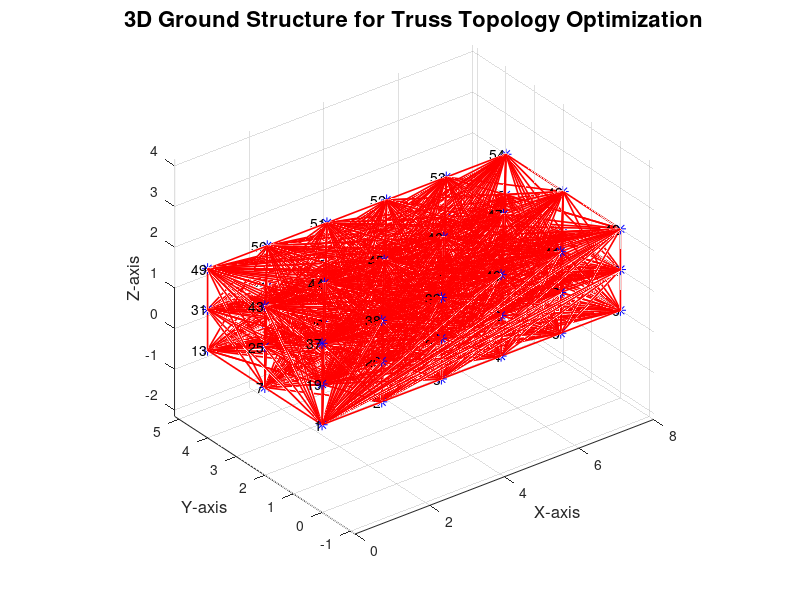

Here is the MATLAB script that generated this plot:
%
% A program to generate the ground structure for truss topology optimization in 3D
%

% Clear workspace
clear all
clc

% User inputs
Lx = 8; % Length along x-axis
Ly = 4; % Length along y-axis
Lz = 2; % Length along z-axis
nNodex = 6; % Number of nodes along x-axis
nNodey = 3; % Number of nodes along y-axis
nNodez = 3; % Number of nodes along z-axis
E = 210E9; % Young's Modulus of the material

% Number of elements along each axis
Nx = nNodex - 1;
Ny = nNodey - 1;
Nz = nNodez - 1;

% Generate grid nodes
NNODE = 0;
for k = 1:Nz+1
    for j = 1:Ny+1
        for i = 1:Nx+1
            NNODE = NNODE + 1;
            nx(NNODE) = (Lx/Nx) * (i-1);
            ny(NNODE) = (Ly/Ny) * (j-1);
            nz(NNODE) = (Lz/Nz) * (k-1);
        end
    end
end

% Generate grid elements
NELEM = 0;
for i = 1:NNODE
    for j = i+1:NNODE
        NELEM = NELEM + 1;
        ncon(NELEM, 1) = i;
        ncon(NELEM, 2) = j;
    end
end

Ee = ones(NELEM, 1) * E;

% Compute element lengths
for i = 1:NELEM
    n1 = ncon(i, 1);
    n2 = ncon(i, 2);
    length(i) = sqrt((nx(n2)-nx(n1))^2 + (ny(n2)-ny(n1))^2 + (nz(n2)-nz(n1))^2);
end

%% Removing Overlapping Elements Based on Direction Cosines
tol = 1e-5; % Tolerance for identifying duplicate direction cosines
removed = true; % Flag to indicate if overlaps are removed in the current iteration

while removed
    removed = false; % Reset removal flag

    for node = 1:NNODE
        % Find all elements connected to the current node
        connected_elems = find(ncon(:, 1) == node | ncon(:, 2) == node);
        
        % Skip processing if no elements are connected
        if isempty(connected_elems)
            continue;
        end

        dir_cosines = []; % Store direction cosines of connected elements
        elem_to_keep = true(numel(connected_elems), 1); % Logical array for keeping elements

        % Compute direction cosines for all connected elements
        for i = 1:numel(connected_elems)
            elem = connected_elems(i);
            other_node = ncon(elem, 1) + ncon(elem, 2) - node; % Get the other node
            dx = nx(other_node) - nx(node);
            dy = ny(other_node) - ny(node);
            dz = nz(other_node) - nz(node);
            norm_val = sqrt(dx^2 + dy^2 + dz^2);
            dir_cosines(i, :) = [dx, dy, dz] / norm_val; % Direction cosines
        end

        % Compare direction cosines to find duplicates
        for i = 1:numel(connected_elems)
            for j = i+1:numel(connected_elems)
                if elem_to_keep(i) && elem_to_keep(j)
                    % Check if direction cosines are the same within tolerance
                    if all(abs(dir_cosines(i, :) - dir_cosines(j, :)) < tol)
                        % Remove the element with the larger length
                        if length(connected_elems(i)) > length(connected_elems(j))
                            elem_to_keep(i) = false;
                        else
                            elem_to_keep(j) = false;
                        end
                        removed = true; % Mark that an element was removed
                    end
                end
            end
        end

        % Remove unnecessary elements
        connected_elems_to_remove = connected_elems(~elem_to_keep);
        ncon(connected_elems_to_remove, :) = 0; % Mark as invalid
    end

    % Remove all marked elements
    valid_elems = all(ncon ~= 0, 2); % Find valid elements
    ncon = ncon(valid_elems, :);
    length = length(valid_elems);
    NELEM = size(ncon, 1);
end

%% Plotting the 3D Ground Structure
figure(1);
clf;
hold on;

% Plot elements
for i = 1:NELEM
    eye = ncon(i, 1);
    jay = ncon(i, 2);
    plot3([nx(eye), nx(jay)], [ny(eye), ny(jay)], [nz(eye), nz(jay)], '-r', 'LineWidth', 1.2);
end

% Plot nodes
for i = 1:NNODE
    plot3(nx(i), ny(i), nz(i), 'b*', 'MarkerSize', 8);
    text(nx(i), ny(i), nz(i), num2str(i), 'FontSize', 10, 'HorizontalAlignment', 'right');
end

% Configure plot
xlabel('X-axis', 'FontSize', 12);
ylabel('Y-axis', 'FontSize', 12);
zlabel('Z-axis', 'FontSize', 12);
title('3D Ground Structure for Truss Topology Optimization', 'FontSize', 16);
grid on;
axis equal;
view(3);
hold off;

% Save data
save trussdata3D NNODE NELEM nx ny nz ncon length Ee
